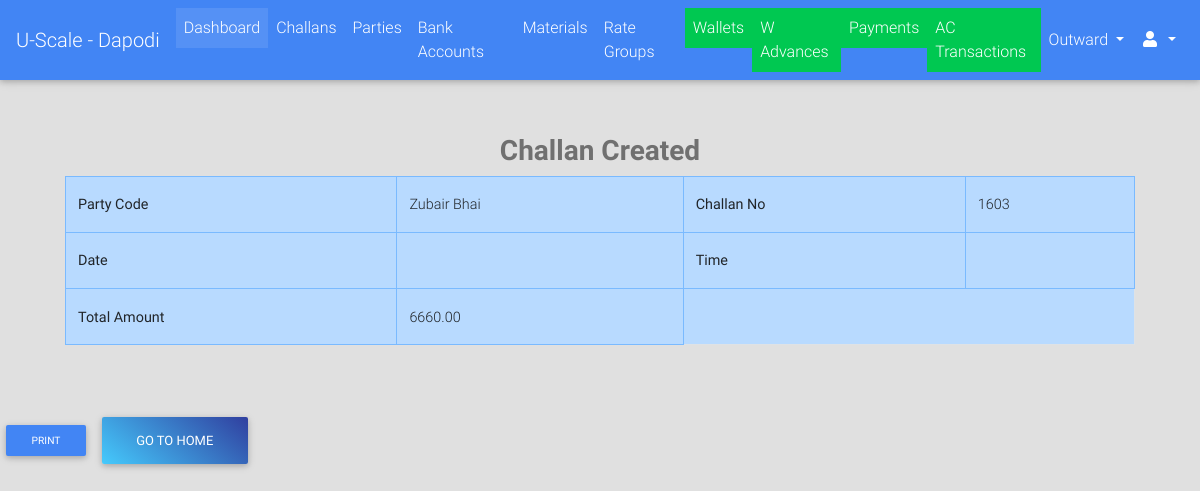
Page /challans/done/1603/ (signed in) on the committed database.
### challans/models.py (models this page shows, shortened)
class Challan(models.Model):
    STATUS_CHOICES = (("PN", "Pending"), ("DN", "Done"))
    created_by = models.ForeignKey(User, on_delete=models.PROTECT)
    party = models.ForeignKey("parties.Party", on_delete=models.CASCADE)
    challan_no = models.PositiveIntegerField(unique=True
                                             )
    vehicle_details = models.CharField(max_length=128, blank=True, null=True)
    weights_amount = models.DecimalField(max_digits=9, decimal_places=2, default=decimal.Decimal(0.00))
    extra_charges = models.DecimalField(verbose_name="Kata Charges", max_digits=9, decimal_places=2,
                                        default=decimal.Decimal(0.00), validators=[MinValueValidator(limit_value=0), MaxValueValidator(limit_value=100)])
    round_amount = models.DecimalField(max_digits=4, decimal_places=2, default=decimal.Decimal(0.00), validators=[MinValueValidator(limit_value=-10), MaxValueValidator(limit_value=10)])
    total_amount = models.DecimalField(max_digits=9, decimal_places=2, default=decimal.Decimal(0.00), validators=[MinValueValidator(limit_value=0)])
    image = models.ImageField(upload_to="payments/", blank=True, null=True)
    extra_info = models.TextField(blank=True)
    created_on = models.DateField(verbose_name="Challan Date")
    updated_on = models.DateTimeField(auto_now=True)
    is_entries_done = models.BooleanField(default=False)
    is_reports_done = models.BooleanField(default=False)
    is_rates_assigned = models.BooleanField(default=False)
    is_payed = models.BooleanField(default=False)
    status = models.CharField(max_length=2, choices=STATUS_CHOICES, default="PN")

### parties/models.py (models this page shows, shortened)
class Party(models.Model):
    RATE_TYPE_CHOICES = (("GR", "Group Rate"), ("IR", "Individual Rate"))
    rate_type = models.CharField(max_length=2, choices=RATE_TYPE_CHOICES)
    rate_group = models.ForeignKey("rates.RateGroup", on_delete=models.PROTECT, blank=True, null=True)
    name = models.CharField(max_length=128)
    party_code = models.CharField(max_length=32, blank=True)
    address = models.TextField(blank=True)
    phone = models.CharField(max_length=13)
    whatsapp = models.CharField(max_length=13, blank=True)
    email = models.EmailField(blank=True, null=True)
    extra_info = models.TextField(blank=True)
    is_wallet_party = models.BooleanField(default=False)
    is_active = models.BooleanField(default=True)
    class Meta:
        verbose_name = "Party"
        verbose_name_plural = "Parties"
    @property
    def get_display_text(self):
        return self.name

### challans/views.py (the view)
# urls.py: url(r'^done/(?P<challan_no>[0-9a-zA-Z-]+)/$', views.ChallanDoneView.as_view(), name="done"),
class ChallanDoneView(LoginRequiredMixin, DetailView):
    model = Challan
    slug_url_kwarg = "challan_no"
    slug_field = "challan_no"
    template_name = "challans/done.html"

### portal/templatetags/constant_tags.py (called while the page is built)
@register.simple_tag
def get_branch_name():
    return settings.BRANCH_NAME

### portal/templates/challans/done.html (shortened to what this page needs)
{% extends "portal/base.html" %}
{% load crispy_forms_tags %}
{% block content %}
    <div class="container" style="padding: 50px 20px">
        <div class="heading" id="heading">
            <h3 class="text-black-50 font-weight-bold text-center">Challan Created</h3>
        </div>
        <div class="container" id="challanDetails">
            <table class="table table-bordered table-primary">
                <tbody>
                    <tr>
                        <th>Party Code</th>
                        <td>{{ challan.party.get_display_text }}</td>
                        <th>Challan No</th>
                        <td>{{ challan.challan_no }}</td>
                    </tr>
                    <tr>
                        <th>Date</th>
                        <td>{{ challan.created_on.date }}</td>
                        <th>Time</th>
                        <td>{{ challan.created_on.time }}</td>
                    </tr>
                    <tr>
                        <th>Total Amount</th>
                        <td>{{ challan.total_amount }}</td>
                    </tr>
                </tbody>
            </table>
        </div>
    </div>
    <button class="btn btn-primary btn-sm">Print</button>
    <a href="{% url "portal:home" %}"><button class="btn blue-gradient">Go to home</button></a>
{% endblock %}

### rows in the picture
Challan: party.get_display_text "Zubair Bhai", challan_no "1603", total_amount "6660.00"
